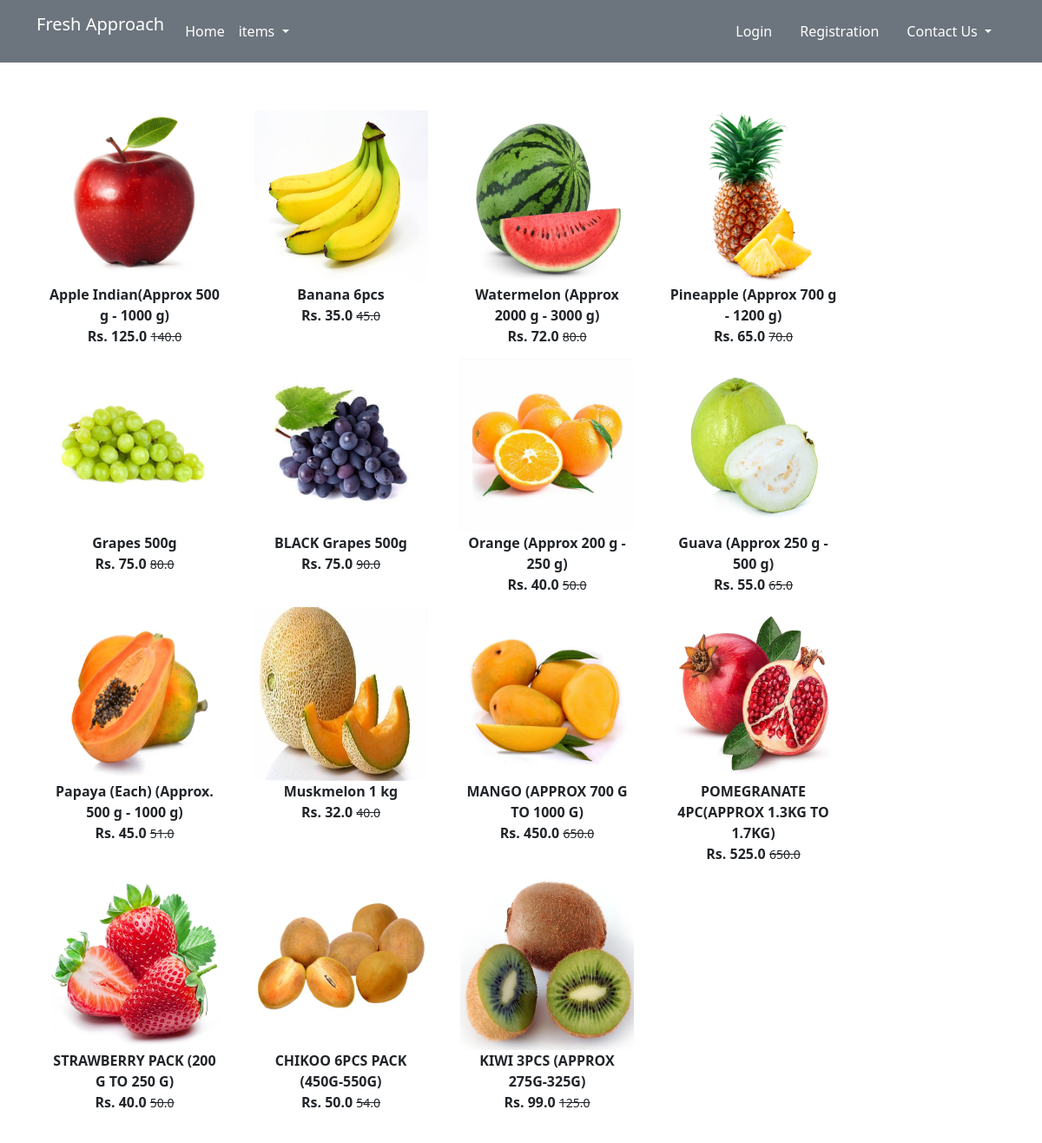
/fruits/, run on the app's committed database.
### app/models.py (models this page shows, shortened)
class Product(models.Model):
    title = models.CharField(max_length=100)
    selling_price = models.FloatField()
    discounted_price = models.FloatField()
    description = models.TextField()
    brand = models.CharField(max_length=100)
    category = models.CharField(choices=CATEGORY_CHOICES, max_length=2)
    product_image = models.ImageField(upload_to='productimg')

### app/views.py (the view)
# urls.py: path('fruits/', views.fruits, name='fruits'),
def fruits(request, data=None):
    if data == None:
        fruits = Product.objects.filter(category='F')
    return render(request, 'app/fruits.html', {'fruits': fruits})

### app/templates/app/fruits.html (shortened to what this page needs)
{% extends 'app/base.html' %}
{% load static %}
{% block main-content %}
<div class="container my-5">
 <div class="row">
  <div class="col-sm-10">
   <div class="row">
    {% for product in fruits %}
    <div class="col-sm-3 text-center mb-7">
     <a href="{% url 'product-detail' product.id %}" class="btn">
      <div class="item">
       <img src="{{product.product_image.url}}" alt="" height="200" width="200" class="">
       <div class="fw-bold">{{product.title}}</div>
       <div class="fw-bold">Rs. {{product.discounted_price}}
        <small class="fw-light text-decoration-line-through">{{product.selling_price}}</small>
       </div>
      </div>
     </a>
    </div>
    {% endfor %}
   </div>
  </div>
 </div>
</div>
{% endblock main-content %}

### data on the page
Product: product_image (picture), title "Apple Indian(Approx 500 g - 1000 g)", discounted_price "125.0", selling_price "140.0"
Product: product_image (picture), title "Banana 6pcs", discounted_price "35.0", selling_price "45.0"
Product: product_image (picture), title "Watermelon (Approx 2000 g - 3000 g)", discounted_price "72.0", selling_price "80.0"
Product: product_image (picture), title "Pineapple (Approx 700 g - 1200 g)", discounted_price "65.0", selling_price "70.0"
Product: product_image (picture), title "Grapes 500g", discounted_price "75.0", selling_price "80.0"
Product: product_image (picture), title "BLACK Grapes 500g", discounted_price "75.0", selling_price "90.0"
Product: product_image (picture), title "Orange (Approx 200 g - 250 g)", discounted_price "40.0", selling_price "50.0"
Product: product_image (picture), title "Guava (Approx 250 g - 500 g)", discounted_price "55.0", selling_price "65.0"
Product: product_image (picture), title "Papaya (Each) (Approx. 500 g - 1000 g)", discounted_price "45.0", selling_price "51.0"
Product: product_image (picture), title "Muskmelon 1 kg", discounted_price "32.0", selling_price "40.0"
Product: product_image (picture), title "MANGO (APPROX 700 G TO 1000 G)", discounted_price "450.0", selling_price "650.0"
Product: product_image (picture), title "POMEGRANATE 4PC(APPROX 1.3KG TO 1.7KG)", discounted_price "525.0", selling_price "650.0"
Product: product_image (picture), title "STRAWBERRY PACK (200 G TO 250 G)", discounted_price "40.0", selling_price "50.0"
Product: product_image (picture), title "CHIKOO 6PCS PACK (450G-550G)", discounted_price "50.0", selling_price "54.0"
Product: product_image (picture), title "KIWI 3PCS (APPROX 275G-325G)", discounted_price "99.0", selling_price "125.0"
